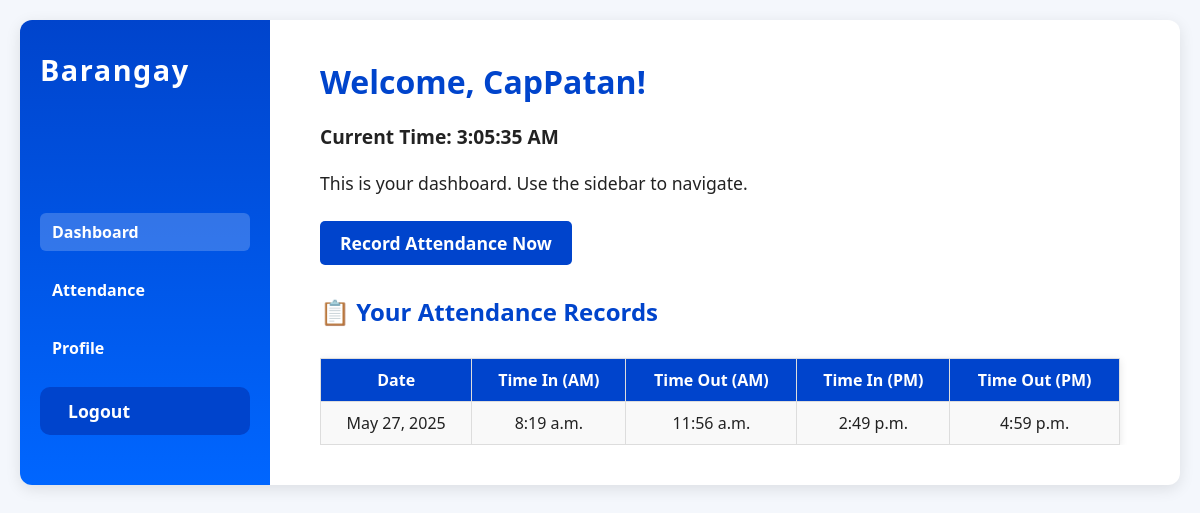
Page /dashboard/ (signed in) on the committed database.
### attendance/models.py (models this page shows, shortened)
class Attendance(models.Model):
    user = models.ForeignKey(User, on_delete=models.CASCADE)
    date = models.DateField()  # just date without time
    time_in_am = models.TimeField(null=True, blank=True)
    time_out_am = models.TimeField(null=True, blank=True)
    time_in_pm = models.TimeField(null=True, blank=True)
    time_out_pm = models.TimeField(null=True, blank=True)
    class Meta:
        unique_together = ('user', 'date')  # one attendance record per user per day

### attendance/views.py (the view, shortened to what this page needs)
# urls.py: path('dashboard/', views.dashboard, name='dashboard'),
@login_required
def dashboard(request):
    today = timezone.localdate()
    user = request.user
    attendance_record = Attendance.objects.filter(user=user).order_by('-date')
    return render(request, 'attendance/dashboard.html', {
        'attendance_record': attendance_record,
        'today': today,
    })

### attendance/templates/attendance/dashboard.html (shortened to what this page needs)
{% load static %}
<!DOCTYPE html>
<html lang="en">
<head>
  <link rel="stylesheet" href="{% static 'attendance/dashboard.css' %}" />
</head>
<body>
  <div class="dashboard-container">
    <aside class="sidebar">
      <h2>Barangay</h2>
      <ul>
        <li><a href="{% url 'dashboard' %}" class="active">Dashboard</a></li>
        <li><a href="{% url 'user_attendance' %}">Attendance</a></li>
        <li><a href="{% url 'profile' %}">Profile</a></li>
        <li>
          <form method="post" action="{% url 'logout' %}">
            <button type="submit" class="logout-button">Logout</button>
          </form>
        </li>
      </ul>
    </aside>
    <main class="main-content">
      <h1>Welcome, {{ request.user.username }}!</h1>
      <div style="font-weight: bold; font-size: 1.2em; margin-bottom: 20px;">
        Current Time: <span id="liveClock"></span>
      </div>
      <p>This is your dashboard. Use the sidebar to navigate.</p>
      <form method="post" class="record-attendance">
        <button type="submit">Record Attendance Now</button>
      </form>
      <h2 style="margin-top: 30px;">📋 Your Attendance Records</h2>
      <div style="overflow-x: auto;">
        <table class="attendance-table">
          <thead>
            <tr>
              <th>Date</th>
              <th>Time In (AM)</th>
              <th>Time Out (AM)</th>
              <th>Time In (PM)</th>
              <th>Time Out (PM)</th>
            </tr>
          </thead>
          <tbody>
            {% for record in attendance_record %}
              {% if record.date %}
                <tr>
                  <td>
                    {{ record.date|date:"M d, Y" }}
                  </td>
                  <td>{{ record.time_in_am|default:"—" }}</td>
                  <td>{{ record.time_out_am|default:"—" }}</td>
                  <td>{{ record.time_in_pm|default:"—" }}</td>
                  <td>{{ record.time_out_pm|default:"—" }}</td>
                </tr>
              {% endif %}
            {% empty %}
              <tr>
                <td colspan="5" class="no-records">No attendance records found.</td>
              </tr>
            {% endfor %}
          </tbody>
        </table>
      </div>
    </main>
  </div>
</body>
</html>

### attendance/static/attendance/dashboard.css (style rules this page uses)
* { box-sizing: border-box; margin: 0; padding: 0; font-family: 'Segoe UI', Tahoma, Geneva, Verdana, sans-serif; }
body { background-color: #f4f7fc; color: #333; min-height: 100vh; display: flex; justify-content: center; align-items: flex-start; padding: 20px; }
.dashboard-container { display: flex; width: 100%; max-width: 1200px; background: #fff; border-radius: 12px; box-shadow: 0 4px 15px rgba(0,0,0,0.1); overflow: hidden; }
.sidebar { background: linear-gradient(180deg, #0044cc, #0066ff); color: white; width: 250px; padding: 30px 20px; display: flex; flex-direction: column; justify-content: space-between; }
.sidebar h2 { font-size: 1.8rem; margin-bottom: 30px; font-weight: 700; letter-spacing: 1.5px; user-select: none; }
.sidebar ul { list-style: none; }
.sidebar ul li { margin-bottom: 20px; }
.sidebar ul li a, .logout-button { color: white; font-weight: 600; font-size: 1rem; text-decoration: none; display: block; padding: 8px 12px; border-radius: 6px; transition: background-color 0.3s ease; }
.sidebar ul li a:hover, .sidebar ul li a.active, .logout-button:hover { background-color: rgba(255, 255, 255, 0.2); cursor: pointer; text-decoration: none; }
.logout-button { background: none; border: none; font-family: inherit; text-align: left; width: 100%; cursor: pointer; padding: 0; font-size: 1em; }
.main-content { flex-grow: 1; padding: 40px 50px; color: #222; max-width: 100%; }
.main-content h1, .main-content h2, .main-content h3 { margin-bottom: 20px; font-weight: 700; color: #0044cc; }
.main-content p { font-size: 1.1rem; margin-bottom: 25px; line-height: 1.5; }
form { max-width: 400px; }
form button[type="submit"] { background-color: #0044cc; color: white; border: none; border-radius: 10px; padding: 12px 28px; font-size: 1.1rem; font-weight: 700; cursor: pointer; transition: background-color 0.3s ease; }
.attendance-table { width: 100%; max-width: 800px; border-collapse: collapse; margin-top: 10px; box-shadow: 0 2px 8px rgba(0,0,0,0.1); overflow-x: auto; }
.attendance-table thead { background-color: #007BFF; color: white; }
.attendance-table th, .attendance-table td { padding: 12px 10px; text-align: left; }
.attendance-table tbody tr:nth-child(odd) { background-color: #f9f9f9; }

### attendance/templates/attendance/dashboard.html (style rules this page uses)
.attendance-table { width: 100%; border-collapse: collapse; }
.attendance-table th, .attendance-table td { padding: 10px; border: 1px solid #ddd; text-align: center; }
.attendance-table th { background-color: #0044cc; color: white; }
form.record-attendance { margin-bottom: 20px; }
form.record-attendance button { padding: 10px 20px; background-color: #0044cc; color: white; border: none; border-radius: 5px; cursor: pointer; }

### rows in the picture
Attendance: date "May 27, 2025", time_in_am "8:19 a.m.", time_out_am "11:56 a.m.", time_in_pm "2:49 p.m.", time_out_pm "4:59 p.m."

### other values in the picture
{{ request.user.username }} "CapPatan"
